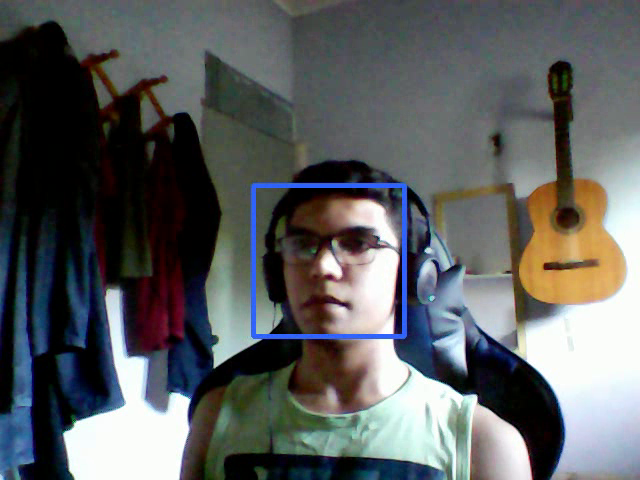
#> input picture frame 7 of 23security_camera/video.mp4, 640 x 480 px, given in place of the camera
$ python main.py
#> lines starting #> are read from the running program, lines starting #| are printed output that depends on the picture; after the words box and inside, x2 and y2 are one past the last pixel; in counts of white or black regions, pixels touching at a corner belong together
import cv2
import time
import datetime


def hit_key_to_stop(key: str):
    return cv2.waitKey(1) == ord(key)


def colect_face_layers(gray_scale_img):
    ACCURACY = 1.3
    MINIMAL_LAYERS_TO_BE_A_FACE = 5
    return face_cascade.detectMultiScale(
        gray_scale_img, ACCURACY, MINIMAL_LAYERS_TO_BE_A_FACE
    )


def draw_rectangle_around_face(face_layers):
    for x, y, width, height in face_layers:
        top_left = (x, y)
        bottom_right = (x + width, y + height)

        rectangle_color_bgr = (255, 100, 50)
        line_width = 3

        cv2.rectangle(
            frame, top_left, bottom_right, rectangle_color_bgr, line_width
        )


def there_are(face_layers):
    return len(face_layers) > 0


cap = cv2.VideoCapture(0)


four_carachter_code = cv2.VideoWriter_fourcc(*"mp4v")

video_capture_width = int(cap.get(3))
video_capture_height = int(cap.get(4))

frame_rate = 20.0
frame_size = (video_capture_width, video_capture_height)

output = cv2.VideoWriter(
    "video.mp4", four_carachter_code, frame_rate, frame_size
)

face_cascade = cv2.CascadeClassifier(
    cv2.data.haarcascades + "haarcascade_frontalface_default.xml"
)
body_cascade = cv2.CascadeClassifier(
    cv2.data.haarcascades + "haarcascade_fullbody.xml"
)

while True:
    _, frame = cap.read()
#> frame is the input picture: shape (480, 640, 3); mean B, G, R 95.4, 94.6, 91.9

    gray_scale_image = cv2.cvtColor(frame, cv2.COLOR_BGR2GRAY)
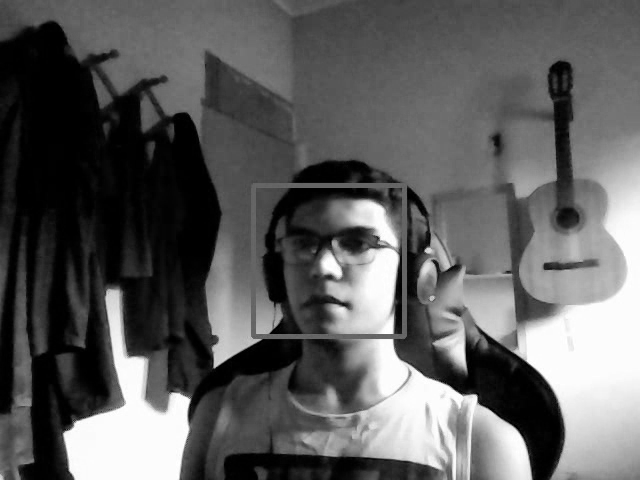
#> gray_scale_image: shape (480, 640); min 0, max 255, mean 93.9

    face_layers = colect_face_layers(gray_scale_image)
#> face_layers = [[260, 186, 151, 151]]
    draw_rectangle_around_face(face_layers)
#> the loop in draw_rectangle_around_face, `for x, y, width, height in face_layers:` made 1 pass
#> (x, y, width, height, bottom_right, rectangle_color_bgr, line_width) on pass 1: (260, 186, 151, 151, (411, 337), (255, 100, 50), 3)
#> after the loop in draw_rectangle_around_face, `for x, y, width, height in face_layers:`:
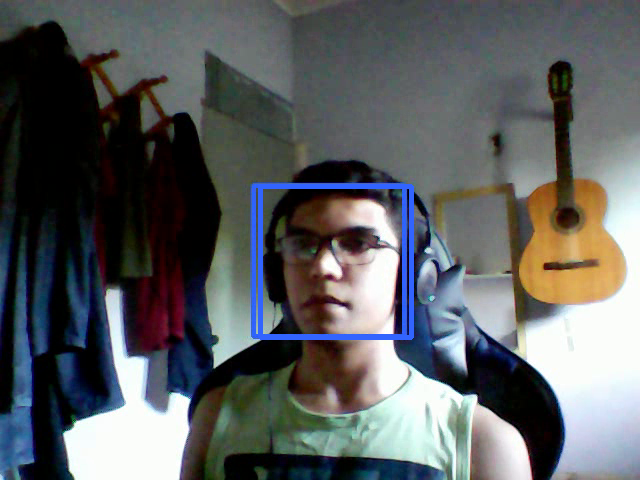
#> frame: shape (480, 640, 3); 0.98% of pixels changed, all inside (x1, y1, x2, y2) = (258, 184, 414, 340)

    if there_are(face_layers):
        recording = True
#> recording = True

    output.write(frame)

    cv2.imshow("my-camera", frame)

    if hit_key_to_stop("q"):
#> (key Esc is pressed here)
        break

output.release()
cap.release()
cv2.destroyAllWindows()

$ run again, starting later in the video
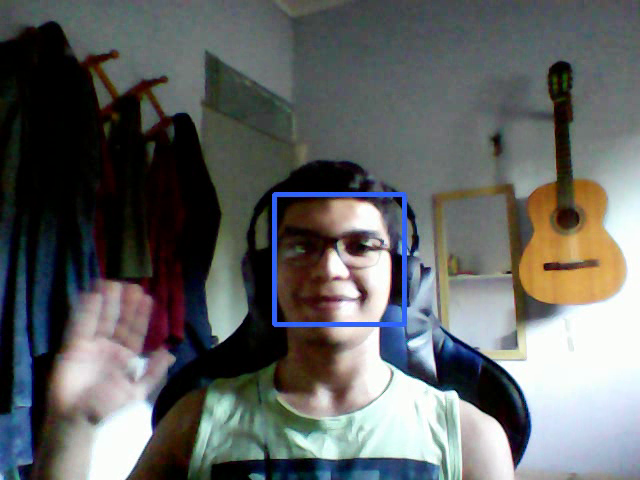
#> input picture frame 34 of 23security_camera/video.mp4, 640 x 480 px, given in place of the camera
#> frame is the input picture: shape (480, 640, 3); mean B, G, R 98.9, 99.5, 97.1
#> `gray_scale_image = cv2.cvtColor(frame, cv2.COLOR_BGR2GRAY)`:
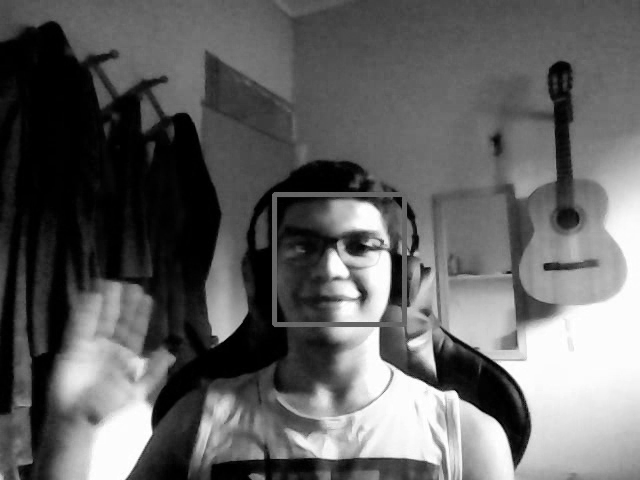
#> gray_scale_image: shape (480, 640); min 0, max 255, mean 98.7
#> face_layers = [[262, 189, 145, 145]]
#> the loop in draw_rectangle_around_face, `for x, y, width, height in face_layers:` made 1 pass
#> (x, y, width, height, bottom_right, rectangle_color_bgr, line_width) on pass 1: (262, 189, 145, 145, (407, 334), (255, 100, 50), 3)
#> after the loop in draw_rectangle_around_face, `for x, y, width, height in face_layers:`:
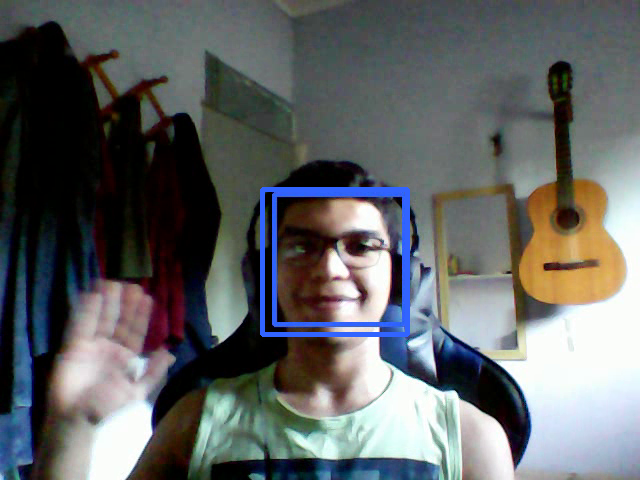
#> frame: shape (480, 640, 3); 0.94% of pixels changed, all inside (x1, y1, x2, y2) = (260, 187, 410, 337)
#> recording = True

$ run again, starting later in the video
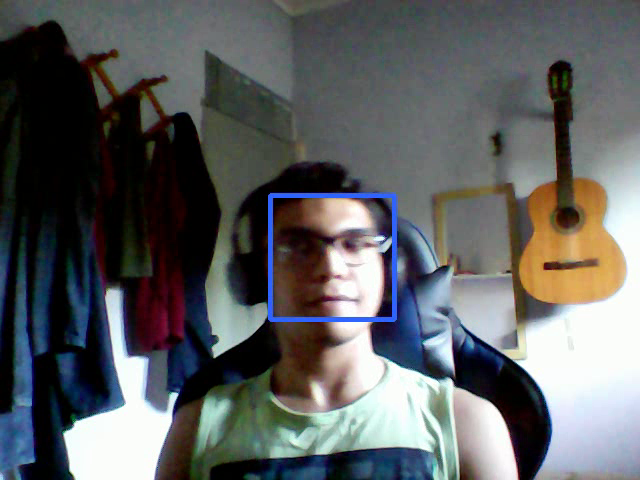
#> input picture frame 61 of 23security_camera/video.mp4, 640 x 480 px, given in place of the camera
#> frame is the input picture: shape (480, 640, 3); mean B, G, R 96.7, 95.7, 93.7
#> `gray_scale_image = cv2.cvtColor(frame, cv2.COLOR_BGR2GRAY)`:
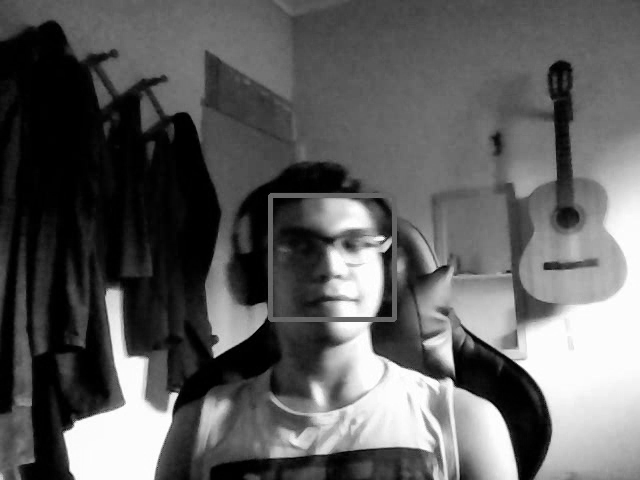
#> gray_scale_image: shape (480, 640); min 0, max 255, mean 95.2
#> face_layers = [[270, 195, 124, 124]]
#> the loop in draw_rectangle_around_face, `for x, y, width, height in face_layers:` made 1 pass
#> (x, y, width, height, bottom_right, rectangle_color_bgr, line_width) on pass 1: (270, 195, 124, 124, (394, 319), (255, 100, 50), 3)
#> after the loop in draw_rectangle_around_face, `for x, y, width, height in face_layers:`:
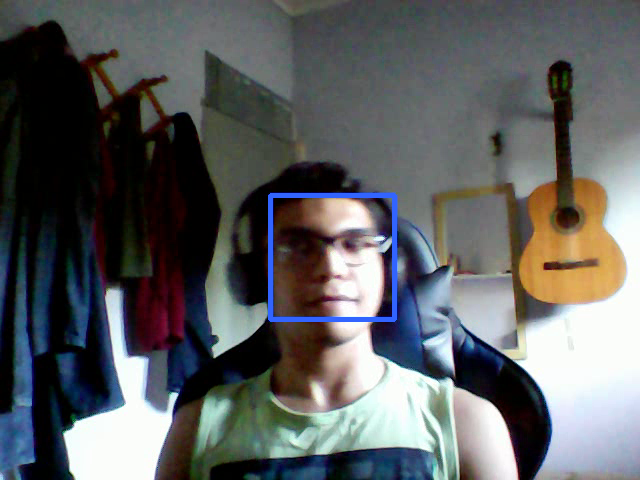
#> frame: shape (480, 640, 3); 0.8% of pixels changed, all inside (x1, y1, x2, y2) = (268, 193, 397, 322)
#> recording = True
